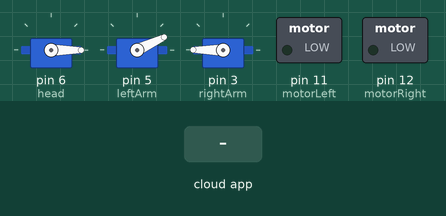
A sketch run on a simulated Arduino Uno, built with avr-gcc and run on an emulated ATmega328P. Shown: 3 × servo, switched loads named in the sketch (green lamp = pin HIGH). The test bench sets the inputs (shaded band). The RemoteXY app is connected.

Above: at 1.2 s.
1.3 s: the phone or cloud app sets forward to 1
At 2.4 s:
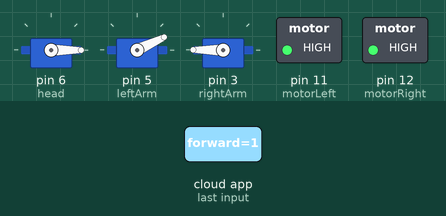
2.8 s: the phone or cloud app sets forward to 0
At 3.6 s:
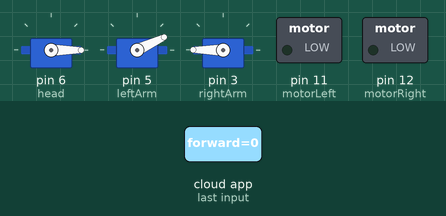
4.3 s: the phone or cloud app sets left to 1
At 4.7 s:
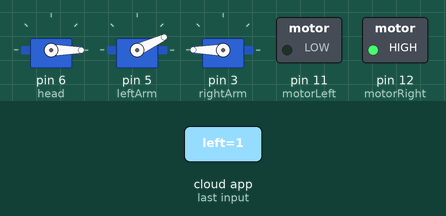
5.8 s: the phone or cloud app sets left to 0
At 7.0 s:
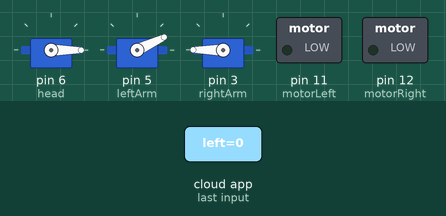
7.3 s: the phone or cloud app sets right to 1
At 8.2 s:
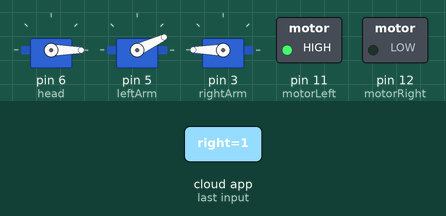
Timing chart, 0 to 9.8 s (numbered marks = the images above; inputs shaded):
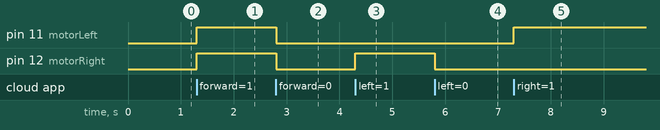

Measured:
- after the input at 1.3 s, pin 11 (motorLeft), pin 12 (motorRight): LOW → HIGH at once
- after the input at 2.8 s, pin 11 (motorLeft), pin 12 (motorRight): HIGH → LOW at once
- after the input at 4.3 s, pin 12 (motorRight): LOW → HIGH at once
- after the input at 5.8 s, pin 12 (motorRight): HIGH → LOW at once
- after the input at 7.3 s, pin 11 (motorLeft): LOW → HIGH at once

The sketch:

project.ino
```cpp
// (licence header left out)
//////////////////////////////////////////////
//        RemoteXY include library          //
//////////////////////////////////////////////

// RemoteXY select connection mode and include library
#define REMOTEXY_MODE__ESP8266_HARDSERIAL_POINT

#include <RemoteXY.h>

// RemoteXY connection settings
#define REMOTEXY_SERIAL Serial
#define REMOTEXY_SERIAL_SPEED 9600
#define REMOTEXY_WIFI_SSID "RemoteXY"
#define REMOTEXY_WIFI_PASSWORD "12345678"
#define REMOTEXY_SERVER_PORT 6377


#include <RemoteXY.h>
#include <Servo.h>

Servo head;
Servo leftArm;
Servo rightArm;

const int motorRight = 12;
const int motorLeft = 11;

// RemoteXY configurate
#pragma pack(push, 1)
uint8_t RemoteXY_CONF[] =
  { 255,6,0,0,0,58,0,10,29,0,
  1,0,23,36,12,12,94,31,103,111,
  0,1,0,6,49,12,12,205,31,108,
  0,4,160,-2,3,37,9,6,26,4,
  160,67,4,35,9,36,26,1,0,39,
  51,12,12,37,31,114,0,4,160,32,
  4,34,8,95,26 };

// this structure defines all the variables and events of your control interface
struct {

    // input variables
  uint8_t forward; // =1 if button pressed, else =0
  uint8_t left; // =1 if button pressed, else =0
  int8_t l_arm; // =-100..100 slider position
  int8_t r_arm; // =-100..100 slider position
  uint8_t right; // =1 if button pressed, else =0
  int8_t head; // =-100..100 slider position

    // other variable
  uint8_t connect_flag;  // =1 if wire connected, else =0

} RemoteXY;
#pragma pack(pop)

/////////////////////////////////////////////
//           END RemoteXY include          //
/////////////////////////////////////////////


void setup()
{
  RemoteXY_Init ();

  head.attach(6);
  head.write(0);

  leftArm.attach(5);
  leftArm.write(0);

  rightArm.attach(3);
  rightArm.write(0);

  leftArm.write(800);
  rightArm.write(400);

  pinMode(motorRight,OUTPUT);
  pinMode(motorLeft,OUTPUT);

  // TODO you setup code

}

void loop()
{
  RemoteXY_Handler ();


  // TODO you loop code
  // use the RemoteXY structure for data transfer
  // do not call delay()

  //move the right wheel to go left

  if(RemoteXY.forward==1) {
      digitalWrite(motorRight,HIGH);
      digitalWrite(motorLeft,HIGH);
  } else if ( RemoteXY.left==1) {
    digitalWrite(motorRight,HIGH);
    digitalWrite(motorLeft,LOW);
  } else if ( RemoteXY.right==1) {
    digitalWrite(motorRight,LOW);
    digitalWrite(motorLeft,HIGH);
  } else {
    digitalWrite(motorRight,LOW);
    digitalWrite(motorLeft,LOW);
  }

}
```
